Frame 1 (no input): blank canvas, image omitted
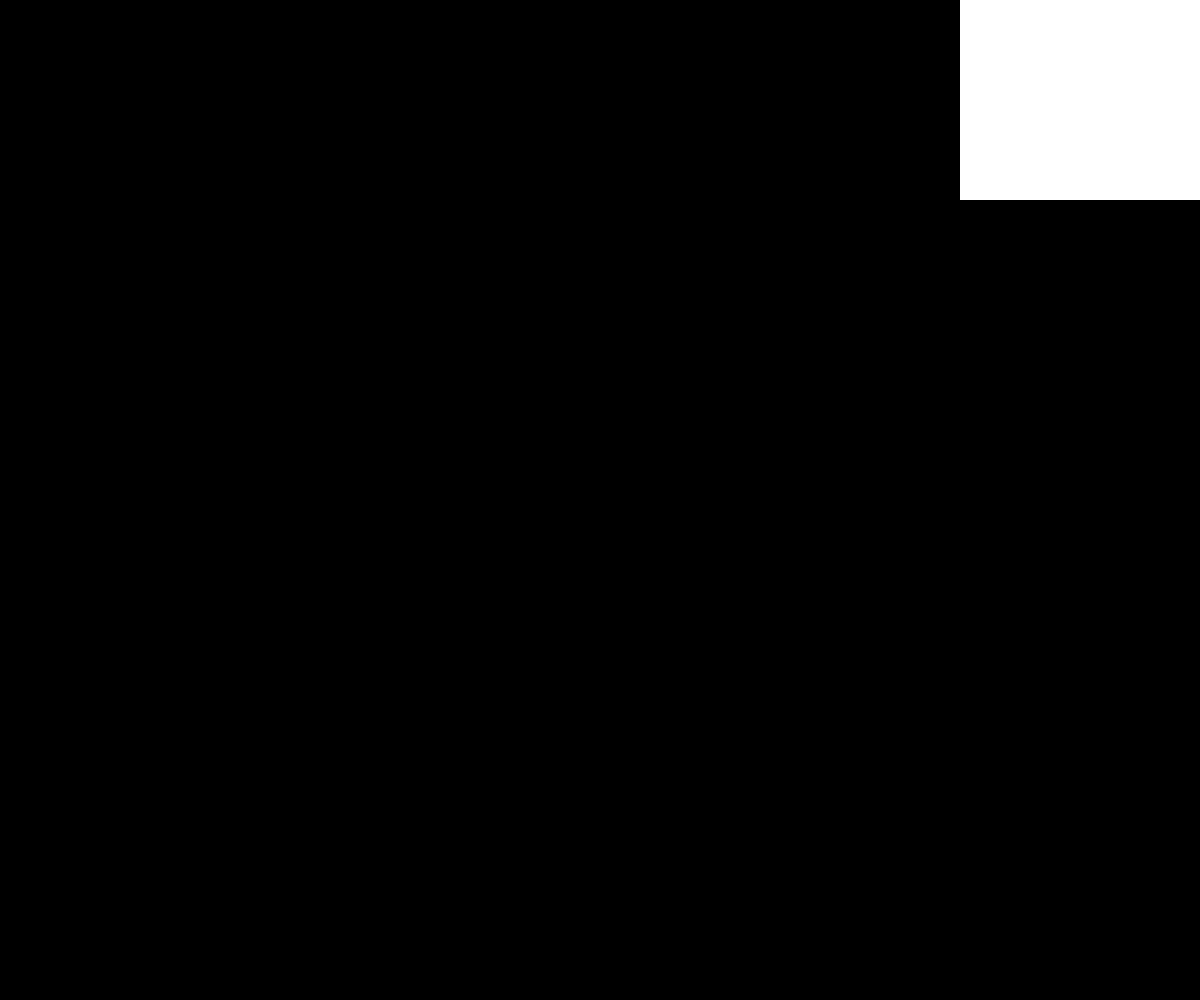
Frame 60 (no input)
Frame 120 (the mouse pressed at the canvas centre since frame 60): identical to frame 60, image omitted

The p5.js sketch that drew this single still picture (run headless with seeded random() and noise() and a simulated clock; from frame 60 on, the mouse is pressed at the canvas centre):

// p5.js sketch
// ── sketch.js
// SPACE = REGENERATE
// D = DISPLAY
// 1,2,3,4 = PRESET DENSITIES
// UP, DOWN = FADING SPEED
// LEFT, RIGHT = JUMP PRESENT DENSITIES
// A = AUTO VS. MANUAL (AUTO MEANS WEIGHTED RANDOM)

// FLASH SETTINGS
const FLASH_INTERVAL = 60 * 10 // Will flash every 10s
const FLASH_HOLD = 30 // For 1/2 a second
const FLASH_BG = 128

// Press 'f' to turn flash on/off
let flash = true;

// GOL SETTINGS
const INTERVAL_IN_SECONDS = 60 // Time between generations in seconds
let density = 0.01 // Density (0.01 to 0.75)
let visRes = 3; // Visible resolution (number of columns and rows)
let pace = 5; // How fast to fade in / fade out

/////////////////////////////////////////////
let w, h, columns, rows, board, pboard, next;
let auto = true;
let fadeIn = 0;
let fadeOut = 255;
let generateInterval = 60 * INTERVAL_IN_SECONDS; // Time between generations in seconds
let seedWeights = [0, 10, 20, 50, 20]; // DENSITY WEIGHT, IGNORE FIRST '0'
let weights = [];
let densities = [-1, 0.01, 0.05, 0.1, 0.5, 0.75]; // DENSITY PRESET
let di = 5; // CHANGE STARTING DENSITY HERE
let res = visRes + 2;
let debug = false;
let go = true;

console.log("DENSITY: ", density, "INTERVAL: ", generateInterval);

function setup() {
  let tWeight = 0;
  for (i = 0; i < seedWeights.length; i++) {
    tWeight = tWeight + seedWeights[i];
    weights.push(tWeight);
  }

  noStroke();
  createCanvas(windowWidth, windowHeight);
  background(0);
  w = windowWidth / res;
  h = windowHeight / res;
  // Calculate columns and rows
  columns = res + 2;
  rows = res + 2;
  // Wacky way to make a 2D array is JS
  board = new Array(columns);
  for (let i = 0; i < columns; i++) {
    board[i] = new Array(rows);
  }
  // Going to use multiple 2D arrays and swap them
  next = new Array(columns);
  for (i = 0; i < columns; i++) {
    next[i] = new Array(rows);
  }
  init();
  generate();
}

function draw() {
  // background(255);
  push();
  translate(-w, -h);

  if (frameCount % generateInterval == 1) {
    fadeIn = 0;
    fadeOut = 255;
    //pace = 512 / generateInterval;
    //pace = random(300, 600)/generateInterval;
    pboard = board;
    generate();
  }

  // draw new board
  changeCount = 0;
  if (pboard) {
    for (let i = 0; i < columns; i++) {
      for (let j = 0; j < rows; j++) {
        if (pboard[i][j] == board[i][j] && pboard[i][j] == 1) {
          // if both are white
          fill(255);
        } else if (pboard[i][j] != board[i][j] && pboard[i][j] == 1) {
          // if it used to be white
          fill(fadeOut);
          changeCount++;
        } else if (pboard[i][j] != board[i][j] && pboard[i][j] == 0) {
          // if it used to be black
          fill(fadeIn);
          changeCount++;
        } else {
          // if both are black
          fill(0);
        }
        noStroke();
        rect(i * w, j * h, w, h);
      }
    }
    if (auto && changeCount == 0) {
      init();
    }
  } else {
    // first board
    for (let i = 0; i < columns; i++) {
      for (let j = 0; j < rows; j++) {
        if (board[i][j] == 1) {
          fill(fadeIn);
        } else {
          fill(0);
        }
        noStroke();
        rect(i * w, j * h, w, h);
      }
    }
  }
  fadeIn += pace;
  fadeOut -= pace;
  pop();
  if (debug) {
    fill(255, 0, 0);
    textSize(height / 75);
    textAlign(RIGHT, BOTTOM);
    text("auto:" + auto + "\tinterval:" + generateInterval + "\tdensity:" + density, width, height);
    // text("speed:" + generateInterval, w, height + h);
    // text("   density:" + density, w, height + h);
    // text("auto:" + auto,  w, height + h);
    // text("speed:" + generateInterval, w, height + h);
    // text("density:" + density, w, height + h);
  }

  if (flash) {
    let f = frameCount % FLASH_INTERVAL;
    if (f > 0 && f < FLASH_HOLD) background(FLASH_BG);
  }
}

// Fill board randomly
function init() {
  for (let i = 0; i < columns; i++) {
    for (let j = 0; j < rows; j++) {
      // Lining the edges with 0s
      if (i == 0 || j == 0 || i == columns - 1 || j == rows - 1)
        board[i][j] = 0;
      // Filling the rest randomly
      else board[i][j] = random(1) <= density ? 1 : 0;
      next[i][j] = 0;
    }
  }
}

// The process of creating the new generation
function generate() {
  console.log("generate");
  // Loop through every spot in our 2D array and check spots neighbors
  for (let x = 1; x < columns - 1; x++) {
    for (let y = 1; y < rows - 1; y++) {
      // Add up all the states in a 3x3 surrounding grid
      let neighbors = 0;
      for (let i = -1; i <= 1; i++) {
        for (let j = -1; j <= 1; j++) {
          neighbors += board[x + i][y + j];
        }
      }

      // A little trick to subtract the current cell's state since
      // we added it in the above loop
      neighbors -= board[x][y];
      // Rules of Life
      if (board[x][y] == 1 && neighbors < 2) next[x][y] = 0;
      // Loneliness
      else if (board[x][y] == 1 && neighbors > 3) next[x][y] = 0;
      // Overpopulation
      else if (board[x][y] == 0 && neighbors == 3) next[x][y] = 1;
      // Reproduction
      else next[x][y] = board[x][y]; // Stasis
    }
  }

  // Swap!
  let temp = board;
  board = next;
  next = temp;
}

function keyPressed() {
  // if user presses 1, decrease generate interval by 50 until it reaches 300, if user presses 2, increase generate interval by 50 until it reaches 900

  if(key == '1' || key == '2' || key == '3' || key == '4' || key == '5') density = densities[key];

  switch (keyCode) {
    case RIGHT_ARROW:
      generateInterval += 100;
      break;
    case LEFT_ARROW:
      generateInterval -= 100;
      break;
  }


switch (keyCode) {
  case 32:
    go = !go;
    if (go) loop();
    else noLoop();
    console.log(go ? "Go" : "Pause");
    break;
  case BACKSPACE:
    init();
    break;
  case SHIFT:
    debug = !debug;
    break;
  case ENTER:
    auto = !auto;
    break;
}

switch (key) {
    case 'f':
      flash = !flash;
      console.log('flash on?', flash);
  }

// Half a second to 15 seconds
generateInterval = constrain(generateInterval, 30, 900);

console.log("current generation interval: " + generateInterval);
console.log("current density: " + density);

}
